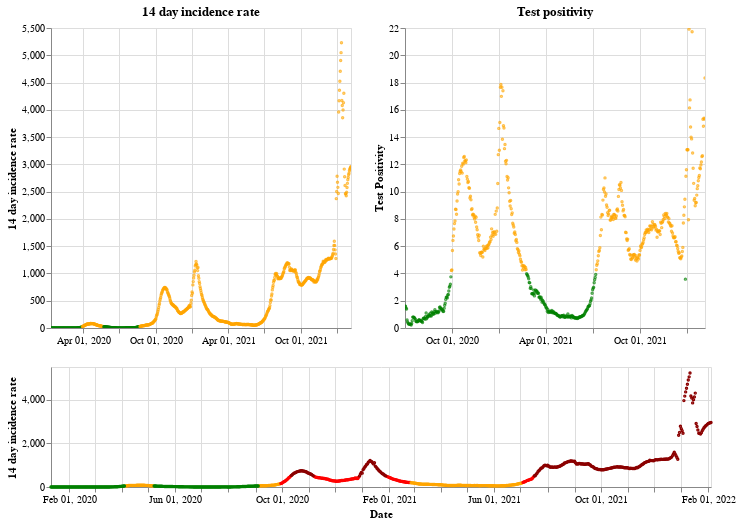

The notebook cell saved with this chart:
### Markdown cell above
## Northern Ireland

### Code cell
plot_traffic_light('Northern Ireland')

### Figure 1 — Vega-Lite specification as saved in the notebook (floating-point values rounded to 4 significant figures; data arrays with more than 128 entries replaced by an {"elided": "..."} marker saying what was removed)
{"config": {"view": {"continuousWidth": 400, "continuousHeight": 300}}, "vconcat": [{"hconcat": [{"mark": {"type": "point", "size": 2}, "encoding": {"color": {"condition": {"value": "green", "test": "(datum.twoWeeklyCasesRate <= 25)"}, "value": "orange"}, "tooltip": [{"type": "nominal", "field": "areaName"}, {"type": "temporal", "field": "date"}, {"type": "quantitative", "field": "twoWeeklyCasesRate"}, {"type": "quantitative", "field": "testPositivity"}], "x": {"type": "temporal", "axis": {"title": ""}, "field": "date", "scale": {"domain": {"selection": "DateBrush"}}, "timeUnit": "yearmonthdate"}, "y": {"type": "quantitative", "axis": {"title": "14 day incidence rate"}, "field": "twoWeeklyCasesRate"}}, "title": "14 day incidence rate", "width": 300}, {"mark": {"type": "point", "size": 2}, "encoding": {"color": {"condition": {"value": "green", "test": "(datum.testPositivity <= 4)"}, "value": "orange"}, "tooltip": [{"type": "nominal", "field": "areaName"}, {"type": "temporal", "field": "date"}, {"type": "quantitative", "field": "twoWeeklyCasesRate"}, {"type": "quantitative", "field": "testPositivity"}], "x": {"type": "temporal", "axis": {"title": ""}, "field": "date", "scale": {"domain": {"selection": "DateBrush"}}, "timeUnit": "yearmonthdate"}, "y": {"type": "quantitative", "axis": {"title": "Test Positivity"}, "field": "testPositivity"}}, "title": "Test positivity", "width": 300}]}, {"layer": [{"mark": {"type": "point", "size": 2}, "encoding": {"color": {"condition": {"value": "orange", "test": "(((datum.testPositivity < 4) && (datum.twoWeeklyCasesRate >= 50)) && (datum.twoWeeklyCasesRate < 200))"}, "value": "red"}, "opacity": {"condition": {"value": 1, "test": "((datum.twoWeeklyCasesRate >= 50) && (datum.twoWeeklyCasesRate < 500))"}, "value": 0}, "tooltip": [{"type": "nominal", "field": "areaName"}, {"type": "temporal", "field": "date"}, {"type": "quantitative", "field": "twoWeeklyCasesRate"}, {"type": "quantitative", "field": "testPositivity"}], "x": {"type": "temporal", "axis": {"title": "Date"}, "field": "date", "timeUnit": "yearmonthdate"}, "y": {"type": "quantitative", "axis": {"title": "14 day incidence rate"}, "field": "twoWeeklyCasesRate"}}, "selection": {"DateBrush": {"type": "interval", "encodings": ["x"], "fields": ["Time"]}}}, {"mark": {"type": "point", "size": 2}, "encoding": {"color": {"value": "darkred"}, "opacity": {"condition": {"value": 1, "test": "(datum.twoWeeklyCasesRate >= 500)"}, "value": 0}, "tooltip": [{"type": "nominal", "field": "areaName"}, {"type": "temporal", "field": "date"}, {"type": "quantitative", "field": "twoWeeklyCasesRate"}, {"type": "quantitative", "field": "testPositivity"}], "x": {"type": "temporal", "axis": {"title": "Date"}, "field": "date", "timeUnit": "yearmonthdate"}, "y": {"type": "quantitative", "axis": {"title": "14 day incidence rate"}, "field": "twoWeeklyCasesRate"}}}, {"mark": {"type": "point", "size": 2}, "encoding": {"color": {"condition": {"value": "green", "test": "((datum.testPositivity < 4) && (datum.twoWeeklyCasesRate < 50))"}, "value": "orange"}, "opacity": {"condition": {"value": 1, "test": "(datum.twoWeeklyCasesRate < 50)"}, "value": 0}, "tooltip": [{"type": "nominal", "field": "areaName"}, {"type": "temporal", "field": "date"}, {"type": "quantitative", "field": "twoWeeklyCasesRate"}, {"type": "quantitative", "field": "testPositivity"}], "x": {"type": "temporal", "axis": {"title": "Date"}, "field": "date", "timeUnit": "yearmonthdate"}, "y": {"type": "quantitative", "axis": {"title": "14 day incidence rate"}, "field": "twoWeeklyCasesRate"}}}], "height": 120, "width": 660}], "data": {"name": "data-0e356e3cd36f750d1dfd0d3666d761c7"}, "$schema": "https://vega.github.io/schema/vega-lite/v4.8.1.json", "datasets": {"data-0e356e3cd36f750d1dfd0d3666d761c7": {"elided": "756 records"}}}
